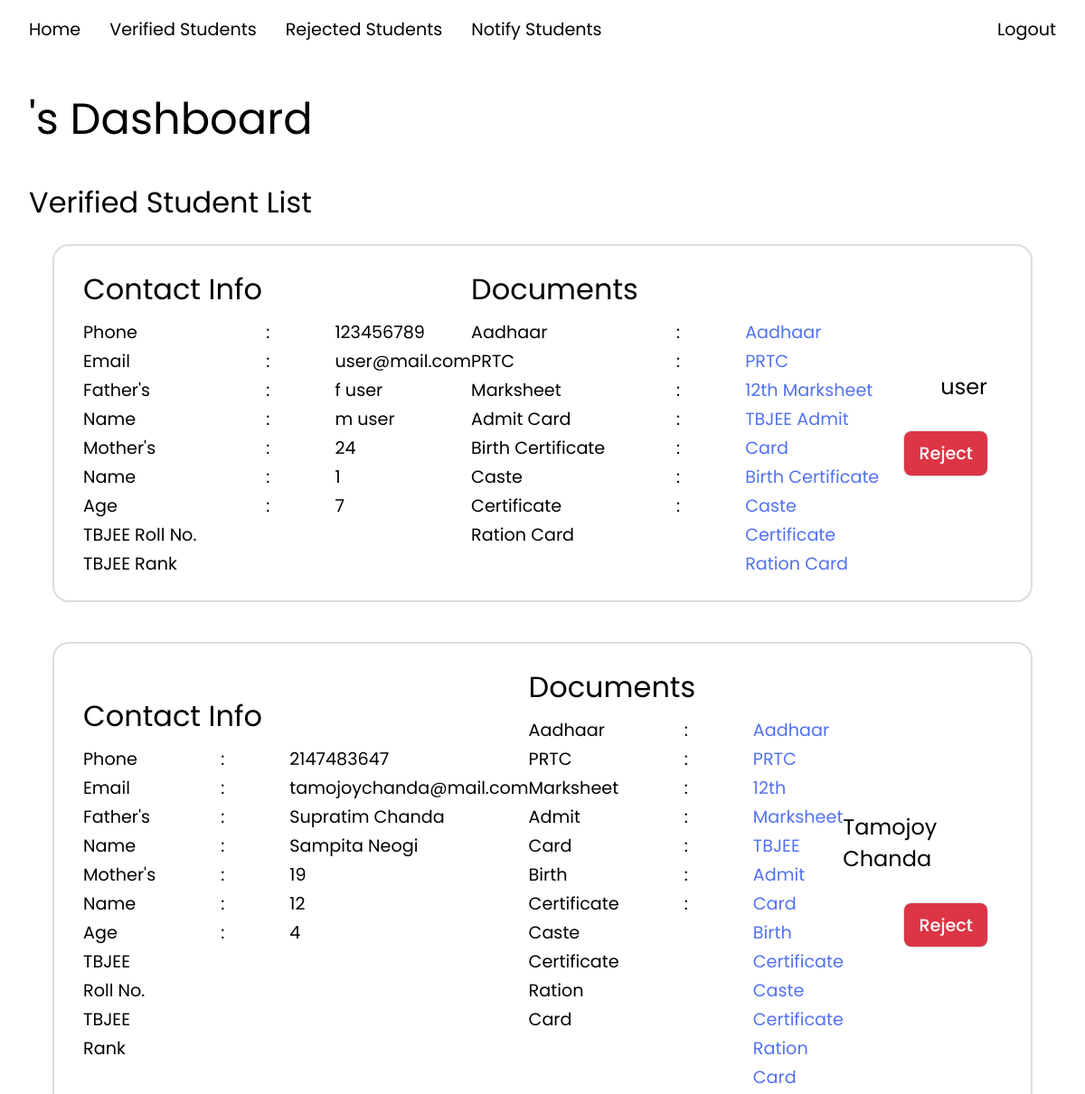
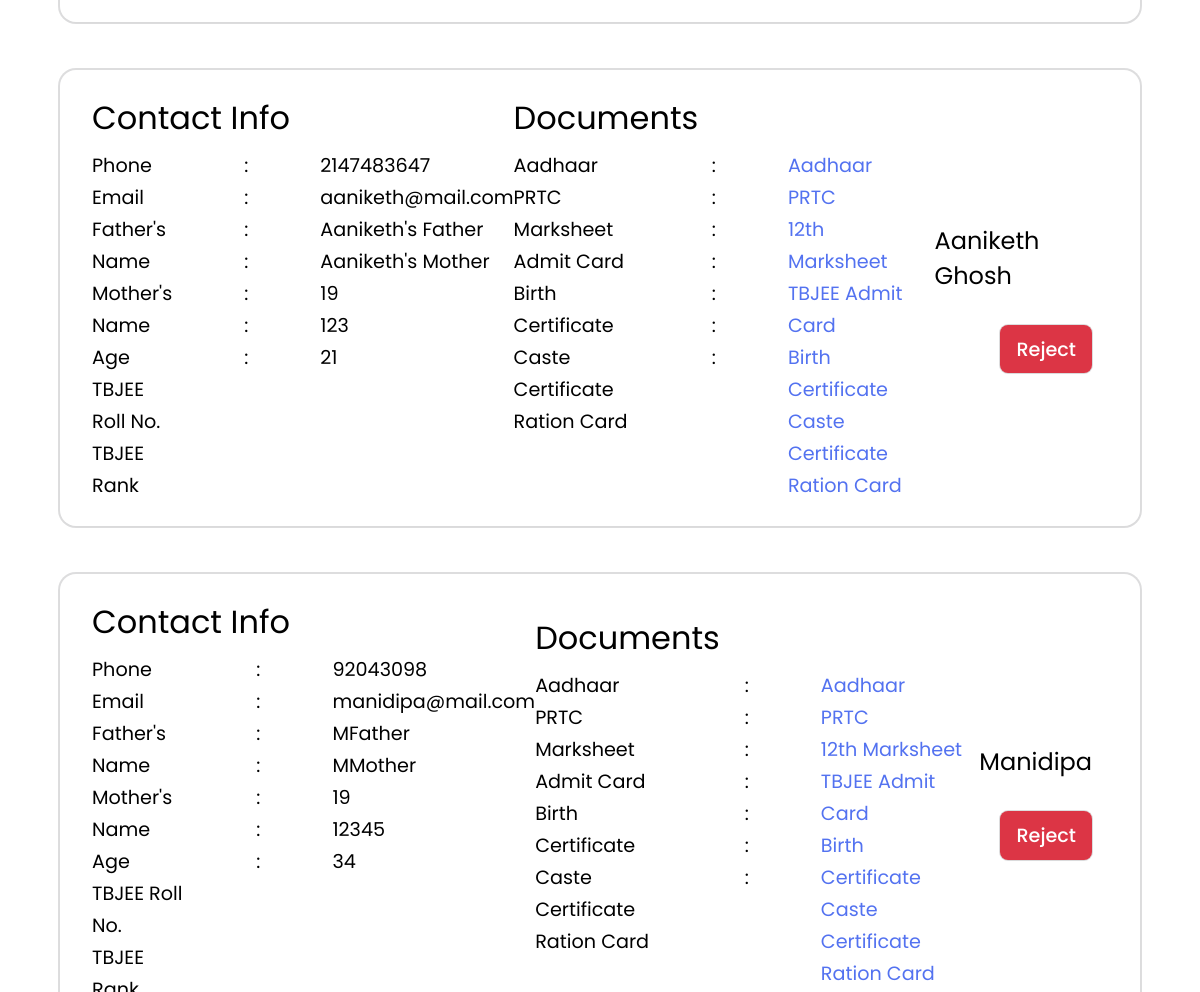
The app's page /php/panel_v.php (upper part), older data (2 pictures, top to bottom).
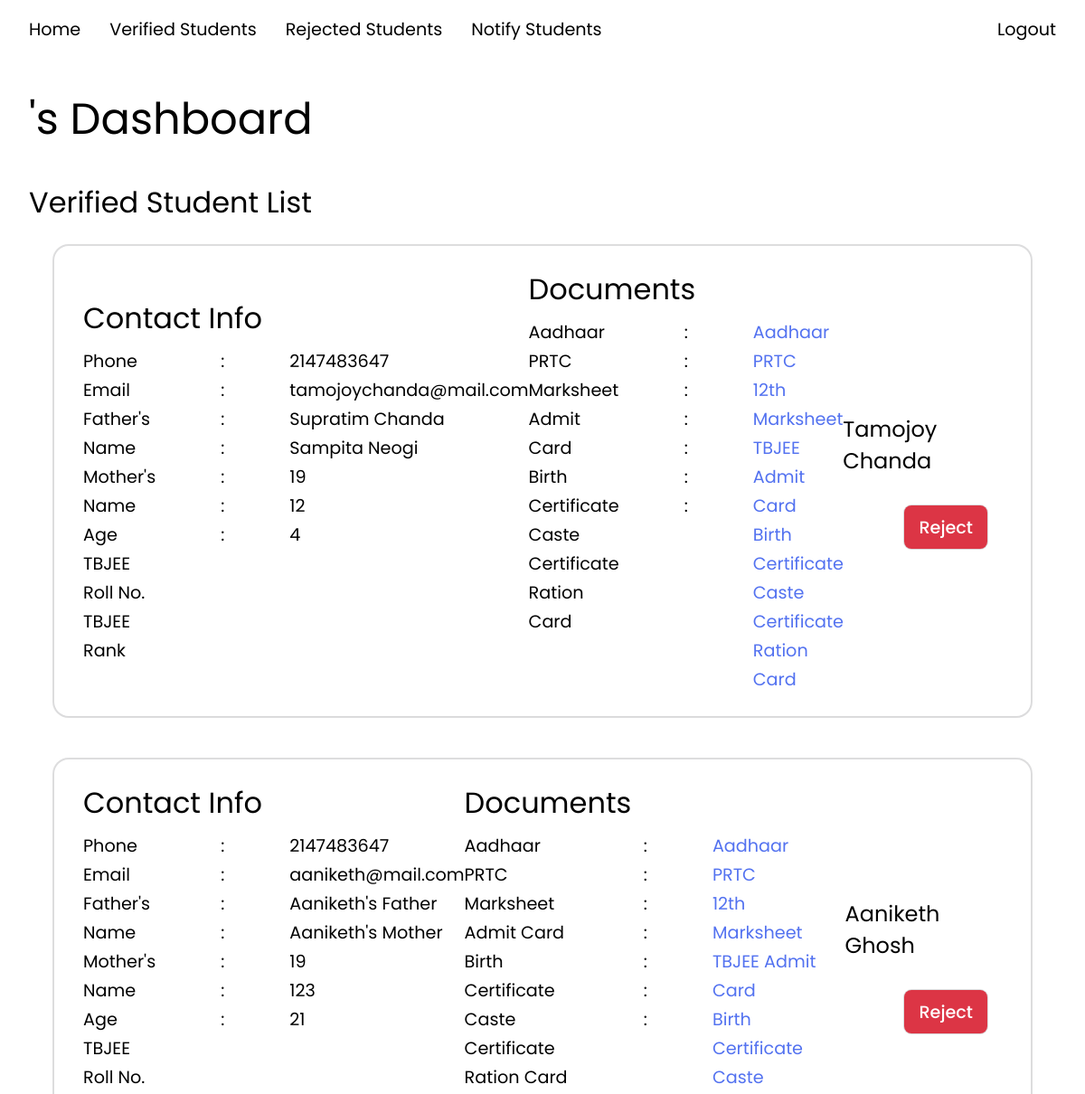
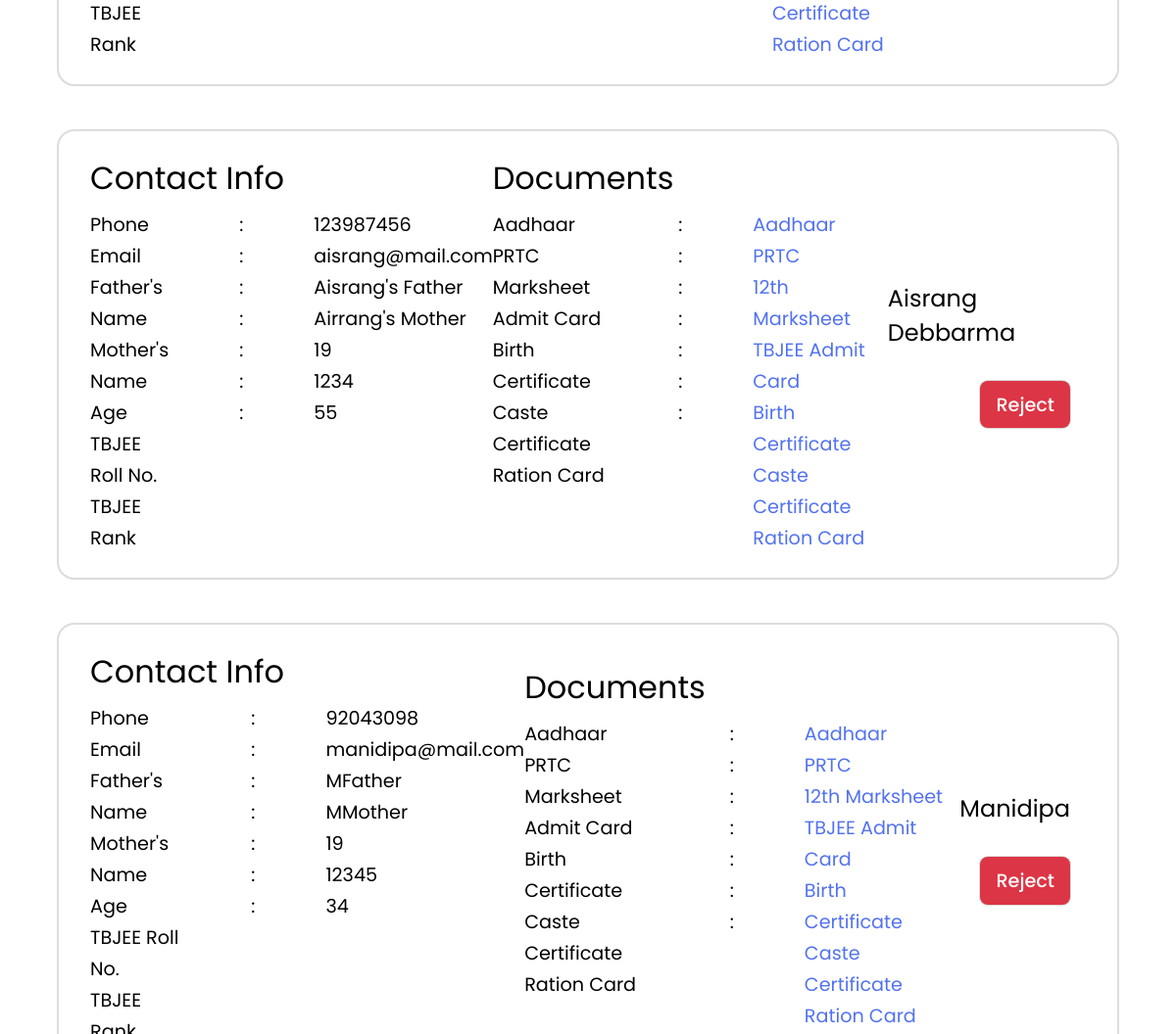
The same page, newer data (2 pictures, top to bottom).
### tables this page shows
CREATE TABLE `students` (
  `user_id` int(10) NOT NULL,
  `student_name` varchar(255) NOT NULL,
  `father_name` varchar(255) DEFAULT NULL,
  `mother_name` varchar(255) DEFAULT NULL,
  `phone` int(12) DEFAULT NULL,
  `roll_number` int(20) NOT NULL,
  `rank` int(10) NOT NULL,
  `DOB` date NOT NULL,
  `aadhaar` varchar(255) NOT NULL,
  `PRTC` varchar(255) NOT NULL,
  `marksheet` varchar(255) NOT NULL,
  `admit_card` varchar(255) NOT NULL,
  `birth_certificate` varchar(255) NOT NULL,
  `ration_card` varchar(255) NOT NULL,
  `caste_certificate` varchar(255) DEFAULT NULL,
  `status_id` int(10) NOT NULL DEFAULT 1,
  `reg_date` date NOT NULL DEFAULT current_timestamp()
);

CREATE TABLE `user` (
  `user_id` int(10) NOT NULL,
  `user_type_id` int(10) NOT NULL DEFAULT 1,
  `email` varchar(255) NOT NULL,
  `password` varchar(255) NOT NULL
);

### php/panel_v.php (the view, shortened to what this page needs)
<?php
include 'database.php';
$teacherQuery = "SELECT teacher_name FROM teachers WHERE user_id = '{$_SESSION['user_id']}'";
$teacherResult = mysqli_query($conn, $teacherQuery);
$teacherRow = mysqli_fetch_assoc($teacherResult);
$teacherName = $teacherRow['teacher_name'];
$str = "select u.user_id, u.email, s.student_name, s.father_name, s.mother_name, s.phone, s.roll_number, s.rank, TIMESTAMPDIFF(YEAR, s.DOB, CURDATE()) AS age, s.DOB, s.aadhaar, s.PRTC, s.marksheet, s.admit_card, s.birth_certificate, s.caste_certificate from students s join user u using(user_id) where s.status_id=2;";
$result = mysqli_query($conn, $str);
?>
<!DOCTYPE html>
<html lang="en">
<head>
  <link rel="stylesheet" href="../css/panel.css">
  <link rel="stylesheet" href="https://cdnjs.cloudflare.com/ajax/libs/font-awesome/6.5.1/css/all.min.css">
</head>
<body>
  <p class="header"><?php echo $teacherName ?>'s Dashboard</p>
  <p class="list-header">Verified Student List</p>
  <div class="container">
    <?php while ($row = mysqli_fetch_array($result)) { ?>
      <div class="student">
        <div class="student-card">
          <div class="sub-card">
            <div class="contact">
              <p class="sub-header">Contact Info</p>
              <div class="info">
                <div class="info-header">
                  <p class="phone">Phone</p>
                  <p class="email">Email</p>
                  <p class="father">Father's Name</p>
                  <p class="mother">Mother's Name</p>
                  <p class="age">Age</p>
                  <p class="rank">TBJEE Roll No.</p>
                  <p class="rank">TBJEE Rank</p>
                </div>
                <div class="info-colon">
                  <p class="phone">:</p>
                  <p class="email">:</p>
                  <p class="father">:</p>
                  <p class="mother">:</p>
                  <p class="age">:</p>
                  <p class="roll">:</p>
                  <p class="rank">:</p>
                </div>
                <div class="info-data">
                  <p class="phone"><?php echo $row['phone'] ?></p>
                  <p class="email"><?php echo $row['email'] ?></p>
                  <p class="father"><?php echo $row['father_name'] ?></p>
                  <p class="mother"><?php echo $row['mother_name'] ?></p>
                  <p class="age"><?php echo $row['age'] ?></p>
                  <p class="roll"><?php echo $row['roll_number'] ?></p>
                  <p class="rank"><?php echo $row['rank'] ?></p>
                </div>
              </div>
            </div>
            <div class="docs">
              <p class="sub-header">Documents</p>
              <div class="info">
                <div class="info-header">
                  <p class="aadhaar">Aadhaar</p>
                  <p class="prtc">PRTC</p>
                  <p class="marksheet">Marksheet</p>
                  <p class="admit">Admit Card</p>
                  <p class="birth-certificate">Birth Certificate</p>
                  <p class="caste-certificate">Caste Certificate</p>
                  <p class="ration-card">Ration Card</p>
                </div>
                <div class="info-colon">
                  <p class="aadhaar">:</p>
                  <p class="prtc">:</p>
                  <p class="marksheet">:</p>
                  <p class="admit">:</p>
                  <p class="birth-certificate">:</p>
                  <p class="caste-certificate">:</p>
                  <p class="ration-card">:</p>
                </div>
                <div class="info-data">
                  <p class="aadhaar"><a href="<?php echo $row['aadhaar'] ?>" target="_blank" rel='noopener noreferrer'>Aadhaar</a></p>
                  <p class="prtc"><a href="<?php echo $row['PRTC'] ?>" target="_blank" rel='noopener noreferrer'>PRTC</a></p>
                  <p class="marksheet"><a href="<?php echo $row['marksheet'] ?>" target="_blank" rel='noopener noreferrer'>12th Marksheet</a></p>
                  <p class="admit"><a href="<?php echo $row['admit_card'] ?>" target="_blank" rel='noopener noreferrer'>TBJEE Admit Card</a></p>
                  <p class="birth-certificate"><a href="<?php echo $row['birth_certificate'] ?>" target="_blank" rel='noopener noreferrer'>Birth Certificate</a></p>
                  <p class="caste-certificate"><a href="<?php echo $row['caste_certificate'] ?>" target="_blank" rel='noopener noreferrer'>Caste Certificate</a></p>
                  <p class="ration-card"><a href="<?php echo $row['ration_card'] ?>" target="_blank" rel='noopener noreferrer'>Ration Card</a></p>
                </div>
              </div>
            </div>
          </div>
          <div class="btn-wrapper">
            <p class="student-name"><?php echo $row['student_name'] ?></p>
            <div class="btn">
              <button class="reject" onclick="reject(<?php echo $row['user_id'] ?>)">Reject</button>
            </div>
          </div>
        </div>
      </div>
    <?php } ?>
  </div>
</body>
</html>

Row changes from the older to the newer data that the page shows:
no longer on this page (row edited): students: phone "123456789", user.email "user@mail.com", father_name "f user", mother_name "m user", age "24", roll_number "1", rank "7", student_name "user"
now on this page (row edited): students: phone "123987456", user.email "aisrang@mail.com", father_name "Aisrang's Father", mother_name "Airrang's Mother", age "19", roll_number "1234", rank "55", student_name "Aisrang Debbarma"
